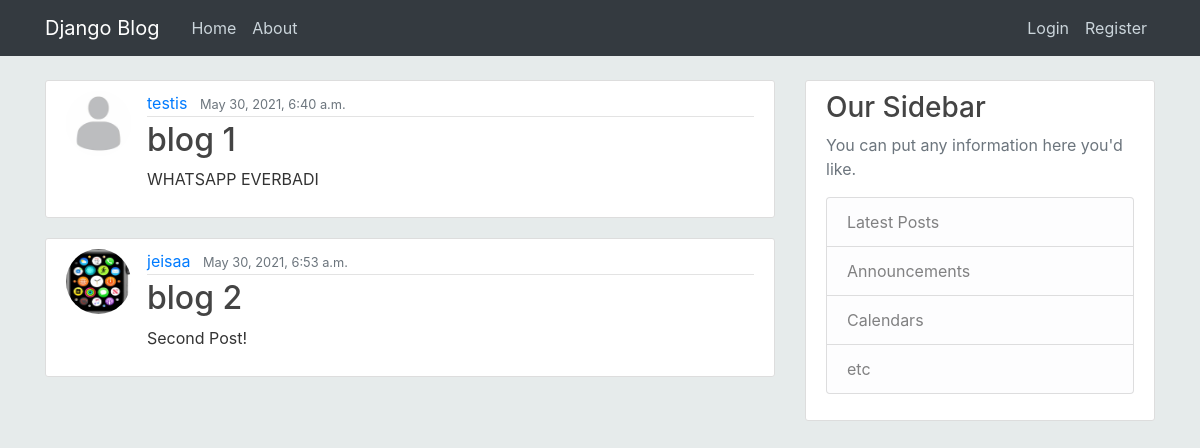
The page / on the database its author committed.
### blog/models.py (models this page shows, shortened)
class Post(models.Model):
    title = models.CharField(max_length=100)
    content = models.TextField()
    datePosted = models.DateTimeField(default=timezone.now)
    author = models.ForeignKey(User, on_delete=models.CASCADE)

### users/models.py (models this page shows, shortened)
class profile(models.Model):
    user = models.OneToOneField(User, on_delete=models.CASCADE)
    image = models.ImageField(default='default.jpg', upload_to='profile_pics')

### blog/views.py (the view)
# urls.py: path('', views.home, name='blog-home'),
def home(request):
    return render(request,'blog/home.html',context)

### blog/templates/blog/home.html
{% extends "blog/base.html" %}
{% block content %}
    {% for x in posts %}
        <article class="media content-section">
            <img class="rounded-circle article-img" src="{{x.author.profile.image.url}}">
          <div class="media-body">
            <div class="article-metadata">
              <a class="mr-2" href="#">{{ x.author }}</a>
              <small class="text-muted">{{ x.datePosted }}</small>
            </div>
            <h2><a class="article-title" href="#">{{ x.title }}</a></h2>
            <p class="article-content">{{ x.content }}</p>
          </div>
        </article>
    {% endfor %}
{% endblock content %}

### blog/templates/blog/base.html (shortened to what this page needs)
{% load static %}
<!DOCTYPE html>
<html lang="en">
<head>
    <link rel="stylesheet" href="https://maxcdn.bootstrapcdn.com/bootstrap/4.0.0/css/bootstrap.min.css">
    <link rel="stylesheet" href="{% static 'blog/main.css' %}">
  </head>
<body style="background-color:#e6ebeb">
<header class="site-header">
  <nav class="navbar navbar-expand-md navbar-dark bg-dark fixed-top">
    <div class="container">
      <a class="navbar-brand mr-4" href="{% url 'blog-home' %}">Django Blog</a>
      <div class="collapse navbar-collapse" id="navbarToggle">
        <div class="navbar-nav mr-auto">
          <a class="nav-item nav-link" href="{% url 'blog-home' %}">Home</a>
          <a class="nav-item nav-link" href="{% url 'blog-about' %}">About</a>
        </div>
        <div class="navbar-nav">
          {% if user.is_authenticated %}
          <a class="nav-item nav-link" href="{% url 'profile' %}">Profile</a>
          <a class="nav-item nav-link" href="{% url 'logout' %}">Logout</a>
          {% else %}
          <a class="nav-item nav-link" href="{% url 'login' %}">Login</a>
          <a class="nav-item nav-link" href="{% url 'register' %}">Register</a>
          {% endif %}
        </div>
      </div>
    </div>
  </nav>
</header>
<main role="main" class="container">
  <div class="row">
    <div class="col-md-8">
      {% block content %}{% endblock %}
    </div>
    <div class="col-md-4">
      <div class="content-section">
        <h3>Our Sidebar</h3>
        <p class='text-muted'>You can put any information here you'd like.
          <ul class="list-group">
            <li class="list-group-item list-group-item-light">Latest Posts</li>
            <li class="list-group-item list-group-item-light">Announcements</li>
            <li class="list-group-item list-group-item-light">Calendars</li>
            <li class="list-group-item list-group-item-light">etc</li>
          </ul>
        </p>
      </div>
    </div>
  </div>
</main>
</body>
</html>

### blog/static/blog/main.css (style rules this page uses)
body { background: #fafafa; color: #333333; margin-top: 5rem; }
h1, h2, h3, h4, h5, h6 { color: #444444; }
ul { margin: 0; }
.site-header .navbar-nav .nav-link { color: #cbd5db; }
.content-section { background: #ffffff; padding: 10px 20px; border: 1px solid #dddddd; border-radius: 3px; margin-bottom: 20px; }
.article-title { color: #444444; }
.article-content { white-space: pre-line; }
.article-img { height: 65px; width: 65px; margin-right: 16px; }
.article-metadata { padding-bottom: 1px; margin-bottom: 4px; border-bottom: 1px solid #e3e3e3 }

### rows shown on the page
Post: author.profile.image (placeholder picture), author "testis", datePosted "May 30, 2021, 6:40 a.m.", title "blog 1", content "WHATSAPP EVERBADI"
Post: author.profile.image (picture), author "jeisaa", datePosted "May 30, 2021, 6:53 a.m.", title "blog 2", content "Second Post!"
